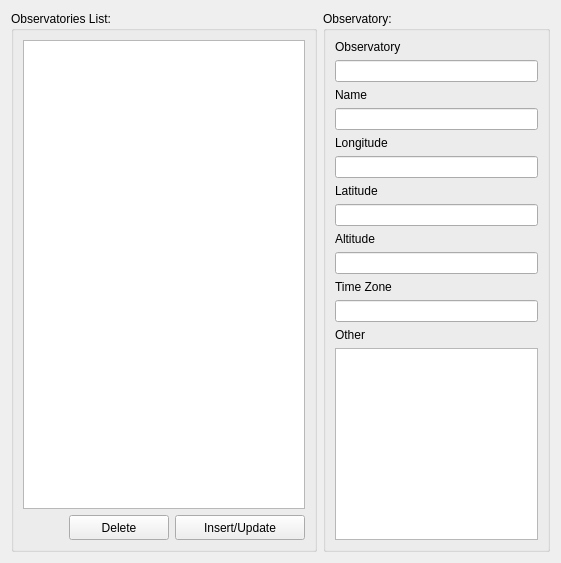
         <widget class="QWidget" name="tab_14">
          <attribute name="title">
           <string>Observatory Editor</string>
          </attribute>
          <layout class="QGridLayout" name="gridLayout_33">
           <item row="0" column="0">
            <widget class="QGroupBox" name="groupBox_12">
             <property name="title">
              <string>Observatories List:</string>
             </property>
             <layout class="QGridLayout" name="gridLayout_32">
              <item row="1" column="1">
               <widget class="QPushButton" name="pushButton_41">
                <property name="minimumSize">
                 <size>
                  <width>100</width>
                  <height>25</height>
                 </size>
                </property>
                <property name="maximumSize">
                 <size>
                  <width>100</width>
                  <height>25</height>
                 </size>
                </property>
                <property name="text">
                 <string>Delete</string>
                </property>
                <property name="icon">
                 <iconset>
                  <normaloff>../.designer/.designer/backup/img/rem.png</normaloff>../.designer/.designer/backup/img/rem.png</iconset>
                </property>
               </widget>
              </item>
              <item row="1" column="2">
               <widget class="QPushButton" name="pushButton_40">
                <property name="minimumSize">
                 <size>
                  <width>130</width>
                  <height>25</height>
                 </size>
                </property>
                <property name="maximumSize">
                 <size>
                  <width>130</width>
                  <height>25</height>
                 </size>
                </property>
                <property name="text">
                 <string>Insert/Update</string>
                </property>
                <property name="icon">
                 <iconset>
                  <normaloff>../.designer/.designer/backup/img/add.png</normaloff>../.designer/.designer/backup/img/add.png</iconset>
                </property>
               </widget>
              </item>
              <item row="1" column="0">
               <spacer name="horizontalSpacer">
                <property name="orientation">
                 <enum>Qt::Horizontal</enum>
                </property>
                <property name="sizeHint" stdset="0">
                 <size>
                  <width>40</width>
                  <height>20</height>
                 </size>
                </property>
               </spacer>
              </item>
              <item row="0" column="0" colspan="3">
               <widget class="QListWidget" name="listWidget_12">
                <property name="selectionMode">
                 <enum>QAbstractItemView::SingleSelection</enum>
                </property>
               </widget>
              </item>
             </layout>
            </widget>
           </item>
           <item row="0" column="1">
            <widget class="QGroupBox" name="groupBox_11">
             <property name="maximumSize">
              <size>
               <width>227</width>
               <height>16777215</height>
              </size>
             </property>
             <property name="title">
              <string>Observatory:</string>
             </property>
             <property name="flat">
              <bool>true</bool>
             </property>
             <property name="checkable">
              <bool>false</bool>
             </property>
             <layout class="QGridLayout" name="gridLayout_31">
              <item row="0" column="0">
               <layout class="QGridLayout" name="gridLayout_34">
                <item row="2" column="0">
                 <widget class="QLabel" name="label_21">
                  <property name="text">
                   <string>Name</string>
                  </property>
                 </widget>
                </item>
                <item row="3" column="0">
                 <widget class="QLineEdit" name="lineEdit_4"/>
                </item>
                <item row="7" column="0">
                 <widget class="QLineEdit" name="lineEdit_6"/>
                </item>
                <item row="9" column="0">
                 <widget class="QLineEdit" name="lineEdit_7"/>
                </item>
                <item row="4" column="0">
                 <widget class="QLabel" name="label_23">
                  <property name="text">
                   <string>Longitude</string>
                  </property>
                 </widget>
                </item>
                <item row="13" column="0">
                 <widget class="QPlainTextEdit" name="plainTextEdit">
                  <property name="plainText">
                   <string/>
                  </property>
                 </widget>
                </item>
                <item row="6" column="0">
                 <widget class="QLabel" name="label_22">
                  <property name="text">
                   <string>Latitude</string>
                  </property>
                 </widget>
                </item>
                <item row="5" column="0">
                 <widget class="QLineEdit" name="lineEdit_5"/>
                </item>
                <item row="8" column="0">
                 <widget class="QLabel" name="label_25">
                  <property name="text">
                   <string>Altitude</string>
                  </property>
                 </widget>
                </item>
                <item row="12" column="0">
                 <widget class="QLabel" name="label_24">
                  <property name="text">
                   <string>Other</string>
                  </property>
                 </widget>
                </item>
                <item row="11" column="0">
                 <widget class="QLineEdit" name="lineEdit_8">
                  <property name="text">
                   <string/>
                  </property>
                 </widget>
                </item>
                <item row="10" column="0">
                 <widget class="QLabel" name="label_26">
                  <property name="text">
                   <string>Time Zone</string>
                  </property>
                 </widget>
                </item>
                <item row="0" column="0">
                 <widget class="QLabel" name="label_20">
                  <property name="text">
                   <string>Observatory</string>
                  </property>
                 </widget>
                </item>
                <item row="1" column="0">
                 <widget class="QLineEdit" name="lineEdit_3"/>
                </item>
               </layout>
              </item>
             </layout>
            </widget>
           </item>
          </layout>
         </widget>
